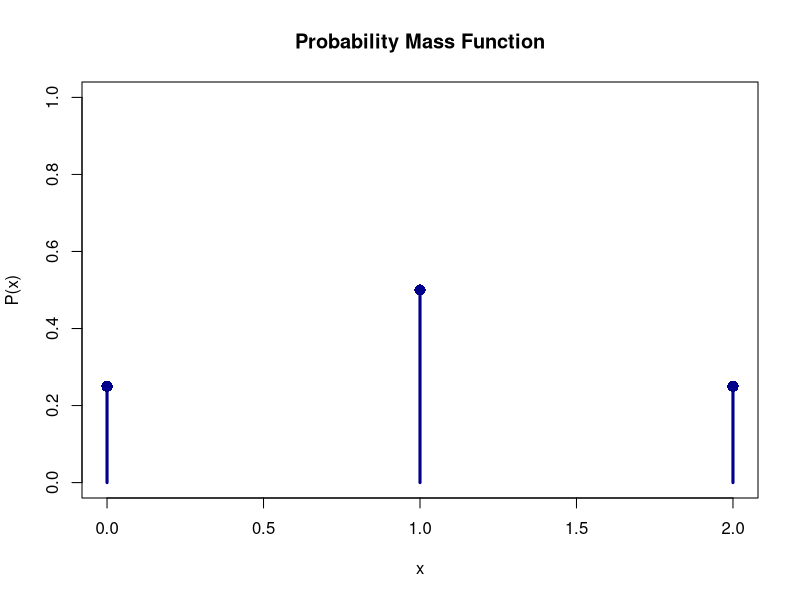
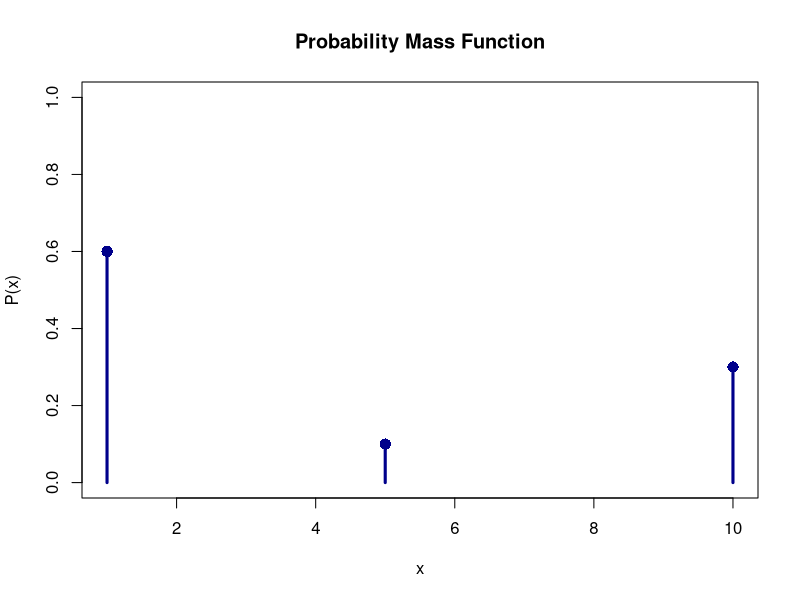

Write R code to recreate these figures, in order.
## ---- chunk 1
# Define the data from the table
x <- c(0, 1, 2)
p_x <- c(1/4, 1/2, 1/4)

# Plot the vertical lines
plot(x, p_x, 
     type = "h",            
     lwd = 3,               
     col = "darkblue",      
     main = "Probability Mass Function", 
     xlab = "x", 
     ylab = "P(x)", 
     ylim = c(0, 1))        

# Add solid points at the top of the lines
points(x, p_x, pch = 16, col = "darkblue", cex = 1.5)
## ---- chunk 2
# Define the data from the table
x <- c(1, 5, 10)
p_x <- c(3/5, 1/10, 3/10)

# Plot the vertical lines
plot(x, p_x, 
     type = "h",            
     lwd = 3,               
     col = "darkblue",      
     main = "Probability Mass Function", 
     xlab = "x", 
     ylab = "P(x)", 
     ylim = c(0, 1))        

# Add solid points at the top of the lines
points(x, p_x, pch = 16, col = "darkblue", cex = 1.5)
